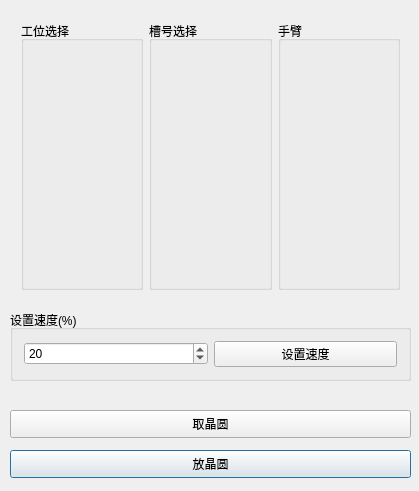
<?xml version="1.0" encoding="UTF-8"?>
<ui version="4.0">
 <class>ERobotDialog</class>
 <widget class="QDialog" name="ERobotDialog">
  <property name="geometry">
   <rect>
    <x>0</x>
    <y>0</y>
    <width>419</width>
    <height>491</height>
   </rect>
  </property>
  <property name="windowTitle">
   <string>ERobotDialog</string>
  </property>
  <widget class="QPushButton" name="put_btn">
   <property name="geometry">
    <rect>
     <x>10</x>
     <y>450</y>
     <width>401</width>
     <height>28</height>
    </rect>
   </property>
   <property name="minimumSize">
    <size>
     <width>0</width>
     <height>0</height>
    </size>
   </property>
   <property name="text">
    <string>放晶圆</string>
   </property>
  </widget>
  <widget class="QWidget" name="layoutWidget">
   <property name="geometry">
    <rect>
     <x>10</x>
     <y>10</y>
     <width>401</width>
     <height>291</height>
    </rect>
   </property>
   <layout class="QHBoxLayout" name="horizontalLayout">
    <item>
     <widget class="QGroupBox" name="station_group">
      <property name="title">
       <string>工位选择</string>
      </property>
      <layout class="QVBoxLayout" name="station_layout">
       <property name="spacing">
        <number>10</number>
       </property>
       <property name="leftMargin">
        <number>10</number>
       </property>
       <property name="topMargin">
        <number>10</number>
       </property>
       <property name="rightMargin">
        <number>10</number>
       </property>
       <property name="bottomMargin">
        <number>10</number>
       </property>
      </layout>
     </widget>
    </item>
    <item>
     <widget class="QGroupBox" name="slots_group">
      <property name="title">
       <string>槽号选择</string>
      </property>
      <layout class="QVBoxLayout" name="slots_layout">
       <property name="spacing">
        <number>0</number>
       </property>
       <property name="leftMargin">
        <number>5</number>
       </property>
       <property name="topMargin">
        <number>5</number>
       </property>
       <property name="rightMargin">
        <number>5</number>
       </property>
       <property name="bottomMargin">
        <number>5</number>
       </property>
      </layout>
     </widget>
    </item>
    <item>
     <widget class="QGroupBox" name="arm_group">
      <property name="title">
       <string>手臂</string>
      </property>
      <layout class="QVBoxLayout" name="arm_layout">
       <property name="spacing">
        <number>0</number>
       </property>
       <property name="leftMargin">
        <number>5</number>
       </property>
       <property name="topMargin">
        <number>5</number>
       </property>
       <property name="rightMargin">
        <number>5</number>
       </property>
       <property name="bottomMargin">
        <number>5</number>
       </property>
      </layout>
     </widget>
    </item>
   </layout>
  </widget>
  <widget class="QPushButton" name="get_btn">
   <property name="geometry">
    <rect>
     <x>10</x>
     <y>410</y>
     <width>401</width>
     <height>28</height>
    </rect>
   </property>
   <property name="minimumSize">
    <size>
     <width>0</width>
     <height>0</height>
    </size>
   </property>
   <property name="text">
    <string>取晶圆</string>
   </property>
  </widget>
  <widget class="QGroupBox" name="groupBox_3">
   <property name="geometry">
    <rect>
     <x>10</x>
     <y>310</y>
     <width>401</width>
     <height>71</height>
    </rect>
   </property>
   <property name="title">
    <string>设置速度(%)</string>
   </property>
   <layout class="QHBoxLayout" name="horizontalLayout_2">
    <item>
     <widget class="QSpinBox" name="speed_value_spx">
      <property name="minimum">
       <number>5</number>
      </property>
      <property name="maximum">
       <number>100</number>
      </property>
      <property name="singleStep">
       <number>5</number>
      </property>
      <property name="value">
       <number>20</number>
      </property>
     </widget>
    </item>
    <item>
     <widget class="QPushButton" name="setspeed_btn">
      <property name="sizePolicy">
       <sizepolicy hsizetype="Minimum" vsizetype="Fixed">
        <horstretch>0</horstretch>
        <verstretch>0</verstretch>
       </sizepolicy>
      </property>
      <property name="text">
       <string>设置速度</string>
      </property>
     </widget>
    </item>
   </layout>
  </widget>
 </widget>
 <layoutdefault spacing="6" margin="11"/>
 <resources/>
 <connections/>
</ui>
